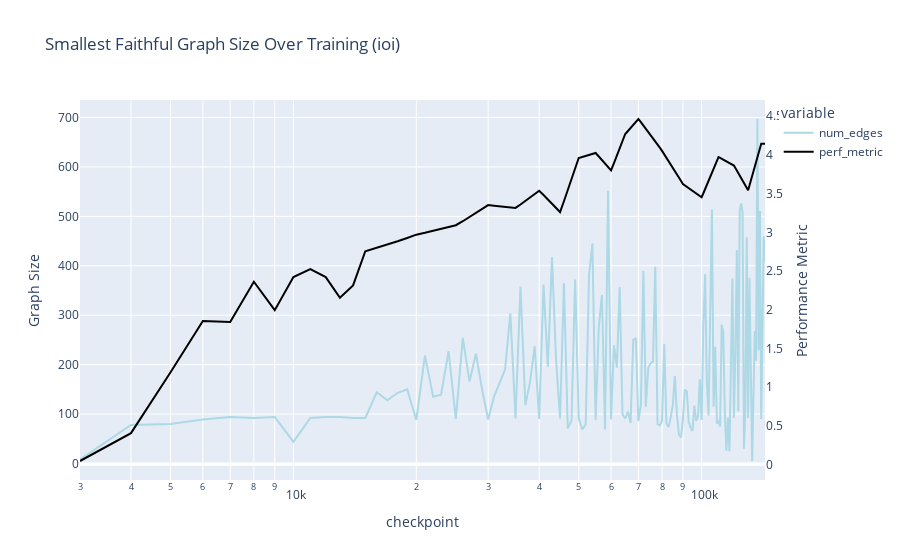

Notebook source saved alongside this figure:
### Code cell
# Plot the number of edges in the subgraph at each checkpoint, along with performance metrics

# Add a new column for the performance metric by mapping the checkpoint values using the perf_metric_dict
subgraph_df['perf_metric'] = subgraph_df['checkpoint'].map(perf_metric_dict)

# Interpolate missing values
subgraph_df['perf_metric'] = subgraph_df['perf_metric'].interpolate(method='linear')

# Plot the number of edges in the subgraph at each checkpoint
fig = px.line(subgraph_df, x='checkpoint', y=['num_edges'], title=f'Smallest Faithful Graph Size Over Training ({TASK})', log_x=True)

# Specify colors for each line
colors = {'num_edges': 'lightblue', 'perf_metric': 'black'}

# Update each trace with the specified color
for i, trace in enumerate(fig.data):
    fig.data[i].update(line=dict(color=colors[trace.name]))


fig.update_layout(
    yaxis2=dict(title="Performance Metric", overlaying="y", side="right", showgrid=False)
)
fig.add_trace(
    go.Scatter(x=subgraph_df['checkpoint'], y=subgraph_df['perf_metric'], name='perf_metric', mode='lines', yaxis='y2', line=dict(color=colors['perf_metric']))
)

# Optional: Update the layout if you need to adjust titles or other aesthetics
fig.update_layout(
    yaxis_title="Graph Size"
)

fig.show()

### Figure 1 — Plotly figure (JSON) as saved in the notebook; plotly's stock layout.template omitted (floating-point values rounded to 4 significant figures; data arrays with more than 128 entries replaced by an {"elided": "..."} marker saying what was removed)
{"data": [{"hovertemplate": "variable=num_edges<br>checkpoint=%{x}<br>value=%{y}<extra></extra>", "legendgroup": "num_edges", "line": {"color": "lightblue", "dash": "solid"}, "marker": {"symbol": "circle"}, "mode": "lines", "name": "num_edges", "orientation": "v", "showlegend": true, "type": "scatter", "x": {"elided": "141 int values"}, "xaxis": "x", "y": {"elided": "141 int values"}, "yaxis": "y"}, {"line": {"color": "black"}, "mode": "lines", "name": "perf_metric", "type": "scatter", "x": {"elided": "141 int values"}, "y": {"elided": "141 float values"}, "yaxis": "y2"}], "layout": {"legend": {"title": {"text": "variable"}, "tracegroupgap": 0}, "title": {"text": "Smallest Faithful Graph Size Over Training (ioi)"}, "xaxis": {"anchor": "y", "domain": [0, 1], "title": {"text": "checkpoint"}, "type": "log"}, "yaxis": {"anchor": "x", "domain": [0, 1], "title": {"text": "Graph Size"}}, "yaxis2": {"overlaying": "y", "showgrid": false, "side": "right", "title": {"text": "Performance Metric"}}}}
